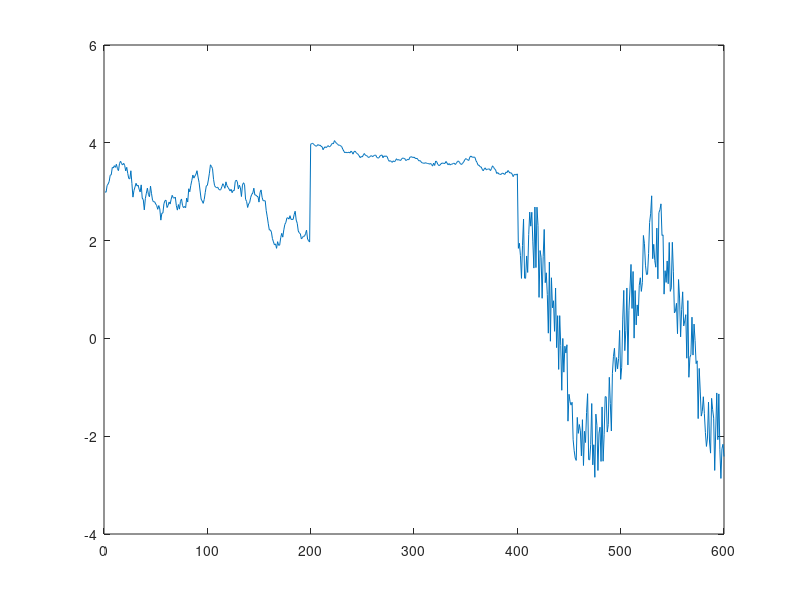

This figure's MATLAB source: (Note: this script raises an error after producing the figure.)
clear
T = 600;

ebzu = -2 + (2+2)*rand(T,1);
v =  wgn(T,1,0);

x = zeros(T,1);
for i = 2:T
    x(i) = 2+0.9*x(i-1);
end
x = x+v;

beta = zeros(T,1);
at = randn(T,1);
at = at/std(at)*0.1;
bt = randn(T,1);
bt = bt/std(bt)*0.03;
ct =-1 + (1+1)*rand(T,1);
for i = 1:T
    if eq(i,1)
        beta(i) = 3;        
    elseif i>1 && i<200
        beta(i) = beta(i-1)+at(i);
    elseif eq(i,200)
        beta(i) = beta(i-1)+2;
    elseif i>=201&&i<=400
        beta(i) = beta(i-1)+bt(i);
    else
        beta(i) = 2*sin(0.05*i)+ct(i);
    end
end
plot(beta)

y = x.*beta + ebzu;

u = (1-0.00001)/0.00001;
b = fls_online(x,y,u);
b_FLS = wgr_fls(x,y,u);

plot([beta,b,b_FLS],'LineWidth',1);
legend({'simu','on-line','off-line'})